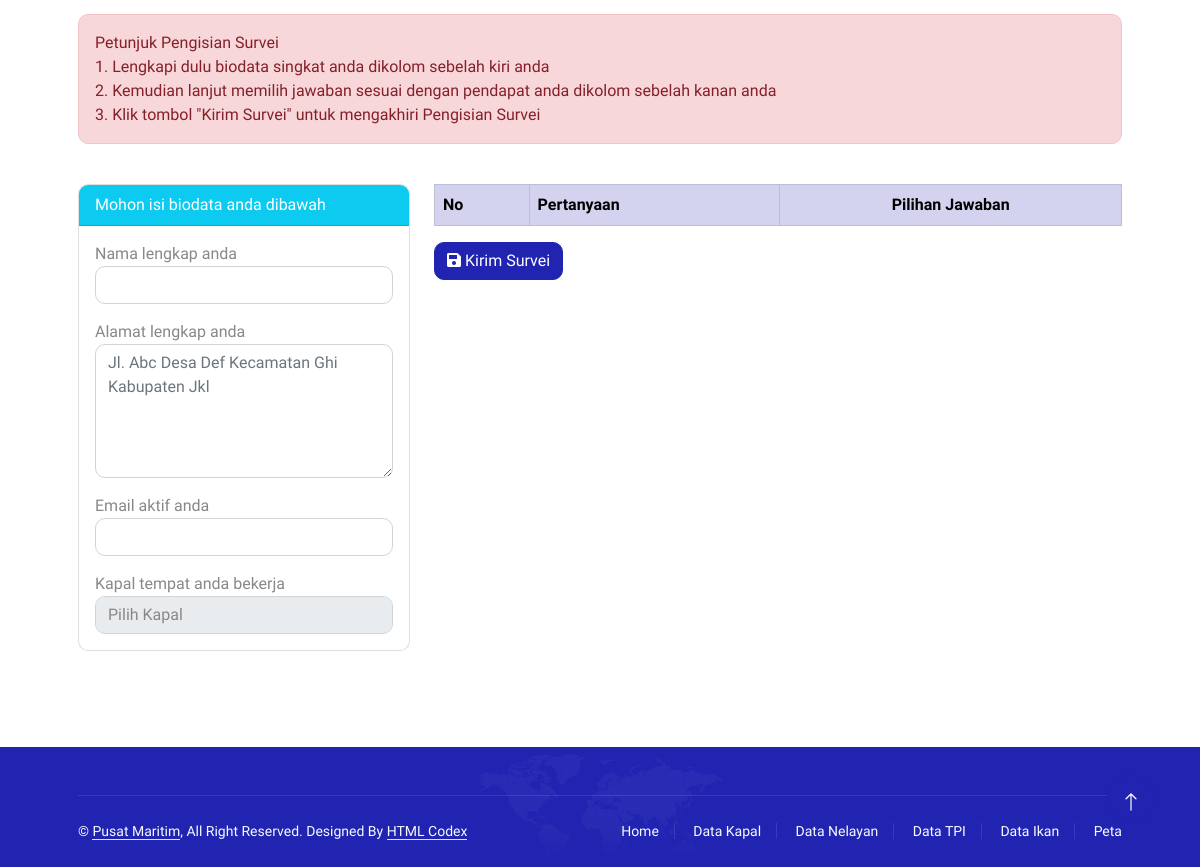
Before: /index.php/home/survei (lower part) with the older database file.
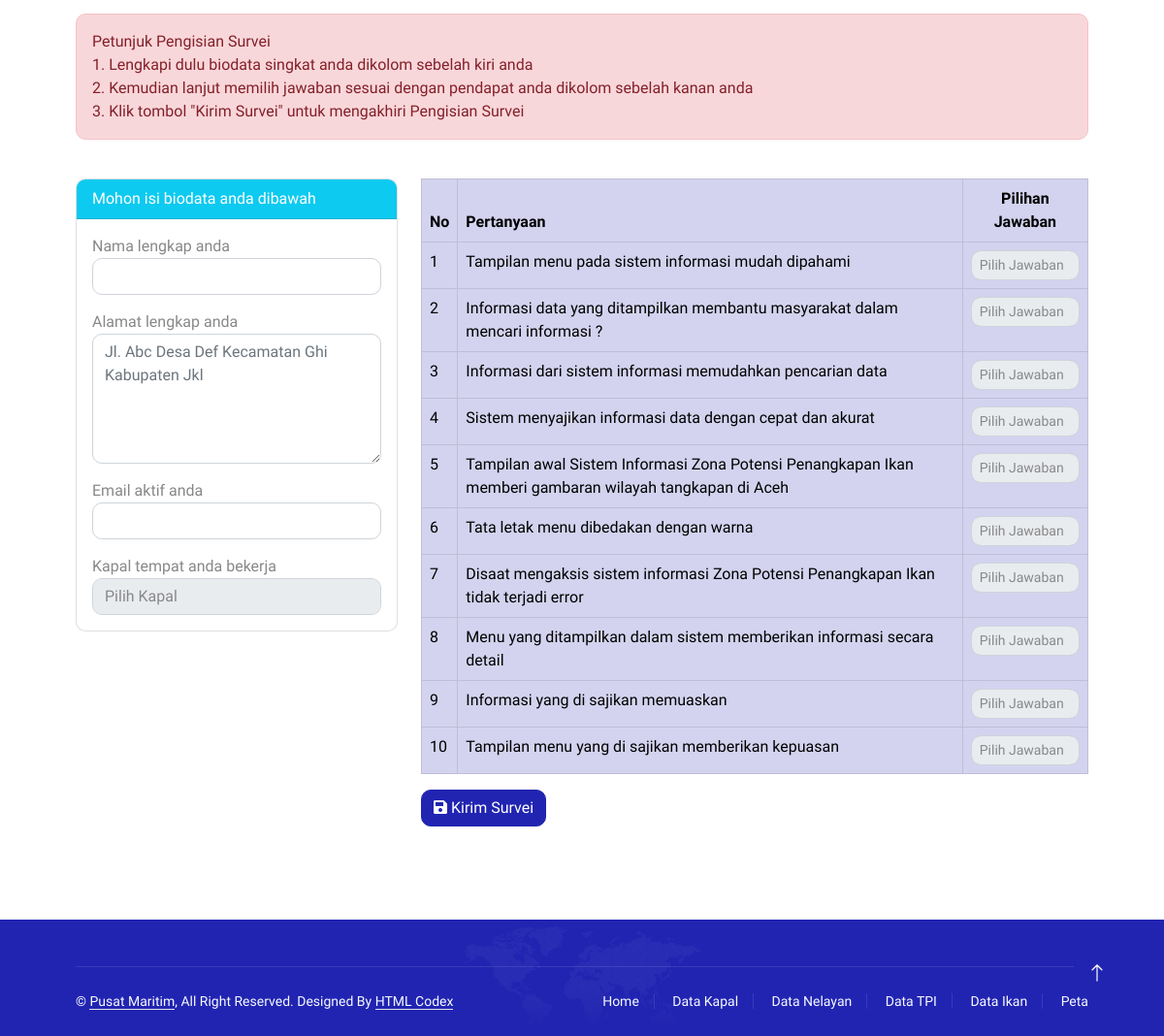
After: the same page with the newer database file.
### tables this page shows
CREATE TABLE `pertanyaan_tb` (
  `pertanyaan_id` int(11) NOT NULL,
  `pertanyaan_text` text DEFAULT NULL
);

### application/controllers/Home.php (called while the page is built, shortened)
<?php defined('BASEPATH') or exit('No direct script access allowed');
class Home extends CI_Controller
{
    function __construct()
    {
        $this->load->model(['model_user', 'model_kapal', 'model_nelayan', 'model_tpi', 'model_ikan', 'model_peta', 'model_survei']);
    }
    public function survei()
    {
        $data = [
            'title' => 'Survei',
            'page'  => 'survei',
            'row'   => $this->model_survei->getPertanyaan(),
            'ships' => $this->model_kapal->get(),
            'act_survei'  => 'active'
        ];
        $this->load->view('templates/frontend/header', $data);
        $this->load->view('pages/survei_baru', $data);
        $this->load->view('templates/frontend/footer', $data);
    }
}

### index.php (called while the page is built, shortened)
<?php
require_once BASEPATH.'core/CodeIgniter.php';

### application/models/Model_survei.php (called while the page is built, shortened)
<?php
class Model_survei extends CI_Model
{
    public function getPertanyaan($id = null)
    {
        $this->db->from('pertanyaan_tb');
        $query = $this->db->get();
        return $query;
    }
}

### application/views/pages/survei_baru.php (the view, shortened to what this page needs)
<div class="container-xxl py-5">
    <div class="container px-lg-5">
        <div class="row g-4">
            <div class="col-md-12">
                <div class="alert alert-danger text-black">
                    Petunjuk Pengisian Survei <br>
                    1. Lengkapi dulu biodata singkat anda dikolom sebelah kiri anda <br>
                    2. Kemudian lanjut memilih jawaban sesuai dengan pendapat anda dikolom sebelah kanan anda <br>
                    3. Klik tombol "Kirim Survei" untuk mengakhiri Pengisian Survei
                </div>
            </div>
            <form action="<?= site_url('home/proses'); ?>" method="post">
                <div class="row">
                    <div class="col-md-4">
                        <div class="card">
                            <div class="card-header bg-info text-white">
                                Mohon isi biodata anda dibawah
                            </div>
                            <div class="card-body">
                                <div class="form-group">
                                    <label for="nama">Nama lengkap anda</label>
                                    <input type="text" name="nama" id="nama" class="form-control" value="<?= set_value('nama'); ?>" autofocus>
                                </div>
                                <div class="form-group mt-3">
                                    <label for="alamat">Alamat lengkap anda</label>
                                    <textarea name="alamat" id="alamat" rows="5" class="form-control" placeholder="Jl. Abc Desa Def Kecamatan Ghi Kabupaten Jkl"><?= set_value('alamat'); ?></textarea>
                                </div>
                                <div class="form-group mt-3">
                                    <label for="email">Email aktif anda</label>
                                    <input type="text" name="email" id="email" class="form-control" value="<?= set_value('email'); ?>">
                                </div>
                                <div class="form-group mt-3">
                                    <label for="email">Kapal tempat anda bekerja </label>
                                    <select name="kapal_id" id="kapal_id" class="form-control">
                                        <option value="">Pilih Kapal</option>
                                    </select>
                                </div>
                            </div>
                        </div>
                    </div>
                    <div class="col-md-8">
                        <table class="table table-bordered table-hover table-primary">
                            <thead>
                                <th>No</th>
                                <th>Pertanyaan</th>
                                <th class="text-center">Pilihan Jawaban</th>
                            </thead>
                            <tbody>
                                <?php
                                $no = 1;
                                foreach ($row->result() as $data) :
                                ?>
                                    <tr>
                                        <td><?= $no++; ?></td>
                                        <td><?= $data->pertanyaan_text; ?></td>
                                        <td style="font-size: x-small;">
                                            <select name="jawaban_isi[]" id="jawaban_isi" class="form-control form-select-sm">
                                                <option value="">Pilih Jawaban</option>
                                            </select>
                                        </td>
                                    </tr>
                                <?php endforeach ?>
                            </tbody>
                        </table>
                        <div class="form-group">
                            <button type="submit" id="btnSave" class="btn btn-primary"><i class="fa fa-save"></i> Kirim Survei</button>
                        </div>
                    </div>
                </div>
            </form>
        </div>
    </div>
</div>

### application/views/templates/frontend/header.php (shortened to what this page needs)
<!DOCTYPE html>
<html lang="en">
<head>
    <link href="https://cdnjs.cloudflare.com/ajax/libs/font-awesome/5.10.0/css/all.min.css" rel="stylesheet">
    <link href="https://cdn.jsdelivr.net/npm/bootstrap-icons@1.4.1/font/bootstrap-icons.css" rel="stylesheet">
    <link href="<?= site_url('assets/frontend/'); ?>lib/animate/animate.min.css" rel="stylesheet">
    <link href="<?= site_url('assets/frontend/'); ?>lib/owlcarousel/assets/owl.carousel.min.css" rel="stylesheet">
    <link href="<?= site_url('assets/frontend/'); ?>lib/lightbox/css/lightbox.min.css" rel="stylesheet">
    <link href="<?= site_url('assets/frontend/'); ?>css/bootstrap.min.css" rel="stylesheet">
    <link href="<?= site_url('assets/frontend/'); ?>css/style.css" rel="stylesheet">
    <link rel="stylesheet" href="https://cdnjs.cloudflare.com/ajax/libs/fancybox/3.5.7/jquery.fancybox.min.css" />
</head>
<body>
    <div class="container-xxl bg-white p-0">

### application/views/templates/frontend/footer.php (shortened to what this page needs)
<div class="container-fluid bg-primary text-light footer mt-5 pt-5 wow fadeIn" data-wow-delay="0.1s">
    <div class="container px-lg-5">
        <div class="copyright">
            <div class="row">
                <div class="col-md-6 text-center text-md-start mb-3 mb-md-0">
                    &copy; <a class="border-bottom" href="#">Pusat Maritim</a>, All Right Reserved.
                    Designed By <a class="border-bottom" href="https://htmlcodex.com">HTML Codex</a>
                </div>
                <div class="col-md-6 text-center text-md-end">
                    <div class="footer-menu">
                        <a href="<?= site_url(''); ?>">Home</a>
                        <a href="<?= site_url('kapal.html'); ?>">Data Kapal</a>
                        <a href="<?= site_url('nelayan.html'); ?>">Data Nelayan</a>
                        <a href="<?= site_url('tpi.html'); ?>">Data TPI</a>
                        <a href="<?= site_url('ikan.html'); ?>">Data Ikan</a>
                        <a href="<?= site_url('peta.html'); ?>">Peta</a>
                    </div>
                </div>
            </div>
        </div>
    </div>
</div>
<a href="#" class="btn btn-lg btn-primary btn-lg-square back-to-top pt-2"><i class="bi bi-arrow-up"></i></a>
</div>
</body>
</html>

### assets/frontend/css/style.css (style rules this page uses)
:root { --primary: #2124B1; --secondary: #4777F5; --light: #F7FAFF; --dark: #1D1D27; }
.back-to-top { position: fixed; display: none; right: 45px; bottom: 45px; z-index: 99; }
.btn { font-weight: 500; transition: .5s; }
.btn-lg-square { width: 48px; height: 48px; }
.btn-square, .btn-sm-square, .btn-lg-square { padding: 0; display: flex; align-items: center; justify-content: center; font-weight: normal; border-radius: 50px; }
.footer { background: url(../img/footer.png) center center no-repeat; background-size: contain; }
.footer .copyright { padding: 25px 0; font-size: 14px; border-top: 1px solid rgba(256, 256, 256, .1); }
.footer .copyright a { color: var(--light); }
.footer .footer-menu a { margin-right: 15px; padding-right: 15px; border-right: 1px solid rgba(255, 255, 255, .1); }
.footer .footer-menu a:last-child { margin-right: 0; padding-right: 0; border-right: none; }

Changed rows visible on the page:
added pertanyaan_tb: pertanyaan_text "Tampilan menu pada sistem informasi mudah dipahami"
added pertanyaan_tb: pertanyaan_text "Informasi data yang ditampilkan membantu masyarakat dalam mencari informasi ?"
added pertanyaan_tb: pertanyaan_text "Informasi dari sistem informasi memudahkan pencarian data"
added pertanyaan_tb: pertanyaan_text "Sistem menyajikan informasi data dengan cepat dan akurat"
added pertanyaan_tb: pertanyaan_text "Tampilan awal Sistem Informasi Zona Potensi Penangkapan Ikan memberi gambaran wilayah tangkapan di Aceh"
added pertanyaan_tb: pertanyaan_text "Tata letak menu dibedakan dengan warna"
added pertanyaan_tb: pertanyaan_text "Disaat mengaksis sistem informasi Zona Potensi Penangkapan Ikan tidak terjadi error"
added pertanyaan_tb: pertanyaan_text "Menu yang ditampilkan dalam sistem memberikan informasi secara detail"
added pertanyaan_tb: pertanyaan_text "Informasi yang di sajikan memuaskan"
added pertanyaan_tb: pertanyaan_text "Tampilan menu yang di sajikan memberikan kepuasan"
